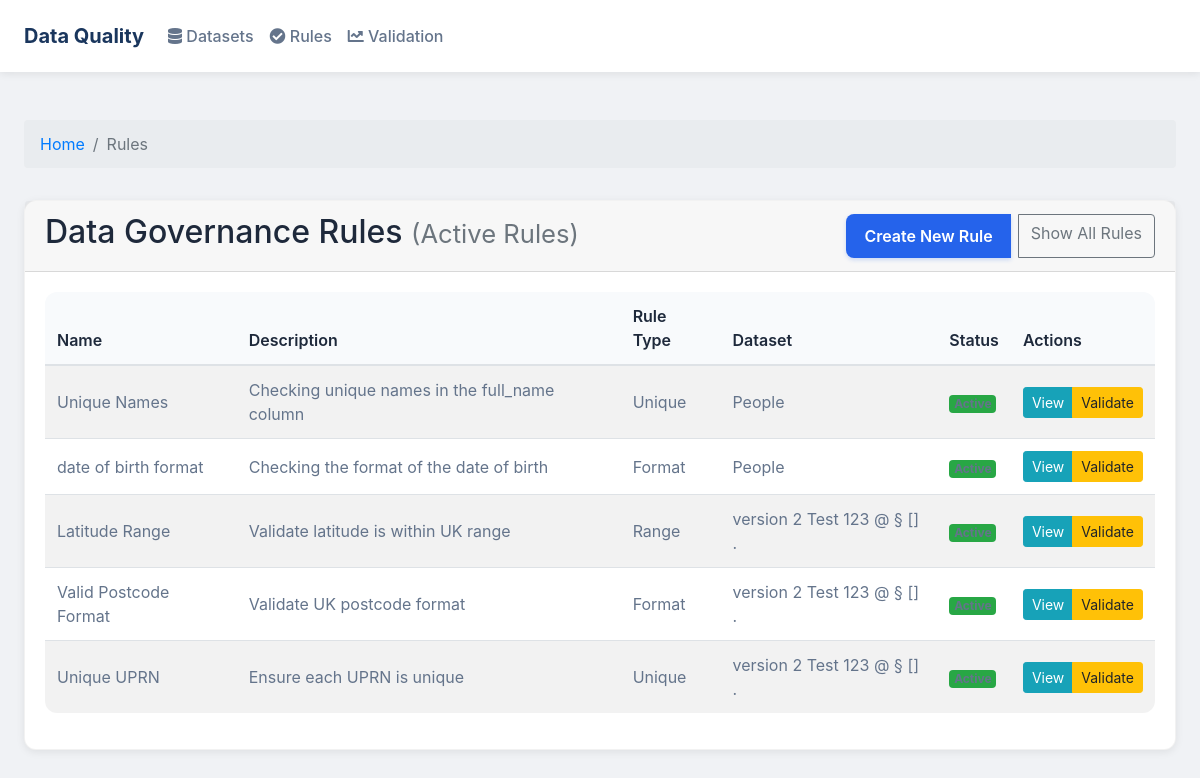
The page /rules/ (signed in) on the database its author committed.
### core/models.py (models this page shows, shortened)
class DataGovernanceRule(models.Model):
    RULE_TYPES = [
        ('format', 'Format'),
        ('range', 'Range'),
        ('required', 'Required'),
        ('unique', 'Unique'),
        ('categorical', 'Categorical'),
        ('date_format', 'Date Format'),
        ('cross_column', 'Cross Column'),
    ]
    name = models.CharField(max_length=255)
    description = models.TextField(blank=True)
    rule_type = models.CharField(max_length=50, choices=RULE_TYPES)
    column_name = models.CharField(max_length=255)
    parameters = models.JSONField(default=dict, blank=True)
    dataset = models.ForeignKey('Dataset', on_delete=models.CASCADE, related_name='rules')
    created_by = models.ForeignKey(settings.AUTH_USER_MODEL, on_delete=models.SET_NULL, null=True)
    created_at = models.DateTimeField(auto_now_add=True)
    updated_at = models.DateTimeField(auto_now=True)
    is_active = models.BooleanField(default=True, help_text="Whether the rule is currently active")
    class Meta:
        ordering = ['name']
        indexes = [
            models.Index(fields=['dataset', 'rule_type']),
            models.Index(fields=['column_name']),
        ]

class Dataset(models.Model):
    FILE_TYPE_CHOICES = [
        ('csv', 'CSV'),
        ('excel', 'Excel'),
        ('json', 'JSON')
    ]
    PROFILE_STATUS_CHOICES = [
        ('not_generated', 'Not Generated'),
        ('processing', 'Processing'),
        ('completed', 'Completed'),
        ('failed', 'Failed')
    ]
    name = models.CharField(max_length=255)
    description = models.TextField(blank=True)
    file = models.FileField(upload_to='datasets/')
    file_type = models.CharField(max_length=10, choices=FILE_TYPE_CHOICES)
    created_at = models.DateTimeField(auto_now_add=True)
    updated_at = models.DateTimeField(auto_now=True)
    profile_status = models.CharField(
        max_length=20,
        choices=PROFILE_STATUS_CHOICES,
        default='not_generated'
    )
    profile_last_updated = models.DateTimeField(null=True, blank=True)
    profile_config = models.JSONField(null=True, blank=True)
    profile_report = models.FileField(upload_to='profiles/reports/', null=True, blank=True)
    profile_json = models.FileField(upload_to='profiles/json/', null=True, blank=True)
    total_rows = models.IntegerField(null=True, blank=True)
    total_columns = models.IntegerField(null=True, blank=True)
    column_names = models.JSONField(null=True, blank=True)
    column_types = models.JSONField(null=True, blank=True)
    is_sensitive = models.BooleanField(default=False, help_text="Mark if dataset contains sensitive information")
    uploaded_by = models.ForeignKey(
        User,
        on_delete=models.SET_NULL,
        null=True,
        blank=True,
        related_name='uploaded_datasets',
        help_text="User who uploaded the dataset"
    )

### core/views.py (the view)
# urls.py: path('rules/', views.rule_list, name='rule_list'),
@login_required
def rule_list(request):
    rules = DataGovernanceRule.objects.filter(is_active=True).order_by('-created_at')
    show_all = request.GET.get('show_all', 'false').lower() == 'true'
    if show_all:
        rules = DataGovernanceRule.objects.all().order_by('-created_at')
    return render(request, 'core/rule_list.html', {
        'rules': rules,
        'show_all': show_all,
        'active_page': 'rules'
    })

### core/templates/core/rule_list.html (shortened to what this page needs)
{% extends "core/base.html" %}
{% block content %}
<div class="container-fluid mt-4">
    <div class="row mb-3">
        <div class="col-md-12">
            <nav aria-label="breadcrumb">
                <ol class="breadcrumb">
                    <li class="breadcrumb-item"><a href="{% url 'core:home' %}">Home</a></li>
                    <li class="breadcrumb-item active" aria-current="page">Rules</li>
                </ol>
            </nav>
        </div>
    </div>
    <div class="row">
        <div class="col-md-12">
            <div class="card">
                <div class="card-header d-flex justify-content-between align-items-center">
                    <h2>Data Governance Rules
                        {% if show_all %}
                            <small class="text-muted">(All Rules)</small>
                        {% else %}
                            <small class="text-muted">(Active Rules)</small>
                        {% endif %}
                    </h2>
                    <div class="btn-group">
                        <a href="{% url 'core:rule_create' %}" class="btn btn-primary mr-2">
                             Create New Rule
                        </a>
                        <a href="{% url 'core:rule_list' %}{% if show_all %}{% else %}?show_all=true{% endif %}" class="btn btn-outline-secondary">
                            {% if show_all %}
                                Show Active Rules
                            {% else %}
                                Show All Rules
                            {% endif %}
                        </a>
                    </div>
                </div>
                <div class="card-body">
                    <table class="table table-striped table-hover">
                        <thead>
                            <tr>
                                <th>Name</th>
                                <th>Description</th>
                                <th>Rule Type</th>
                                <th>Dataset</th>
                                <th>Status</th>
                                <th>Actions</th>
                            </tr>
                        </thead>
                        <tbody>
                            {% for rule in rules %}
                            <tr {% if not rule.is_active %}class="table-secondary text-muted"{% endif %}>
                                <td>{{ rule.name }}</td>
                                <td>{{ rule.description }}</td>
                                <td>{{ rule.get_rule_type_display }}</td>
                                <td>{{ rule.dataset.name|default:"Global Rule" }}</td>
                                <td>
                                    {% if rule.is_active %}
                                        <span class="badge bg-success">Active</span>
                                    {% else %}
                                        <span class="badge bg-secondary">Inactive</span>
                                    {% endif %}
                                </td>
                                <td>
                                    <div class="btn-group" role="group">
                                        <a href="{% url 'core:rule_detail' rule.id %}" class="btn btn-sm btn-info">
                                             View
                                        </a>
                                        <a href="{% url 'core:rule_validate' rule.id %}" class="btn btn-sm btn-warning">
                                             Validate
                                        </a>
                                    </div>
                                </td>
                            </tr>
                            {% endfor %}
                        </tbody>
                    </table>
                </div>
            </div>
        </div>
    </div>
</div>
{% endblock %}

### core/templates/core/base.html (shortened to what this page needs)
{% load static %}
<!DOCTYPE html>
<html lang="en">
<head>
    <link rel="stylesheet" href="https://stackpath.bootstrapcdn.com/bootstrap/4.5.2/css/bootstrap.min.css">
    <link rel="stylesheet" href="https://cdnjs.cloudflare.com/ajax/libs/font-awesome/5.15.4/css/all.min.css">
</head>
<body>
    <nav class="navbar navbar-expand-lg navbar-light">
        <a class="navbar-brand" href="{% url 'core:home' %}">Data Quality</a>
        <div class="collapse navbar-collapse" id="navbarNav">
            <ul class="navbar-nav">
                <li class="nav-item">
                    <a class="nav-link" href="{% url 'core:dataset_list' %}">
                        <i class="fas fa-database"></i> Datasets
                    </a>
                </li>
                <li class="nav-item">
                    <a class="nav-link" href="{% url 'core:rule_list' %}">
                        <i class="fas fa-check-circle"></i> Rules
                    </a>
                </li>
                <li class="nav-item">
                    <a class="nav-link" href="{% url 'core:validation_dashboard' %}">
                        <i class="fas fa-chart-line"></i> Validation
                    </a>
                </li>
            </ul>
        </div>
    </nav>
    {% block content %}{% endblock %}
</body>
</html>

### core/templates/core/base.html (style rules this page uses)
body { background-color: #f0f2f5; color: #1e293b; font-family: -apple-system, BlinkMacSystemFont, "Segoe UI", Roboto, "Helvetica Neue", Arial, sans-serif; }
.card { background: white; border-radius: 12px; box-shadow: 0 2px 8px rgba(0,0,0,0.08); border: 1px solid rgba(0,0,0,0.05); transition: all 0.3s ease; }
.btn-primary { background: #2563eb; border: none; border-radius: 8px; padding: 10px 18px; font-weight: 600; transition: all 0.2s ease; box-shadow: 0 2px 4px rgba(37,99,235,0.2); }
.navbar { background: white !important; box-shadow: 0 2px 8px rgba(0,0,0,0.08); padding: 1rem 1.5rem; }
.navbar-brand { font-weight: 700; color: #1a365d !important; font-size: 1.25rem; }
.nav-link { font-weight: 500; color: #64748b !important; transition: color 0.2s ease; }
.container-fluid { padding: 24px; }
.table { background: white; border-radius: 12px; overflow: hidden; }
.table th { background: #f8fafc; color: #1e293b; font-weight: 600; border-top: none; }
.table td { vertical-align: middle; color: #64748b; }

### rows shown on the page
DataGovernanceRule: name "Unique Names", description "Checking unique names in the full_name column", rule_type "Unique", dataset.name "People"
DataGovernanceRule: name "date of birth format", description "Checking the format of the date of birth", rule_type "Format", dataset.name "People"
DataGovernanceRule: name "Latitude Range", description "Validate latitude is within UK range", rule_type "Range", dataset.name "version 2 Test 123 @ § [] ."
DataGovernanceRule: name "Valid Postcode Format", description "Validate UK postcode format", rule_type "Format", dataset.name "version 2 Test 123 @ § [] ."
DataGovernanceRule: name "Unique UPRN", description "Ensure each UPRN is unique", rule_type "Unique", dataset.name "version 2 Test 123 @ § [] ."
